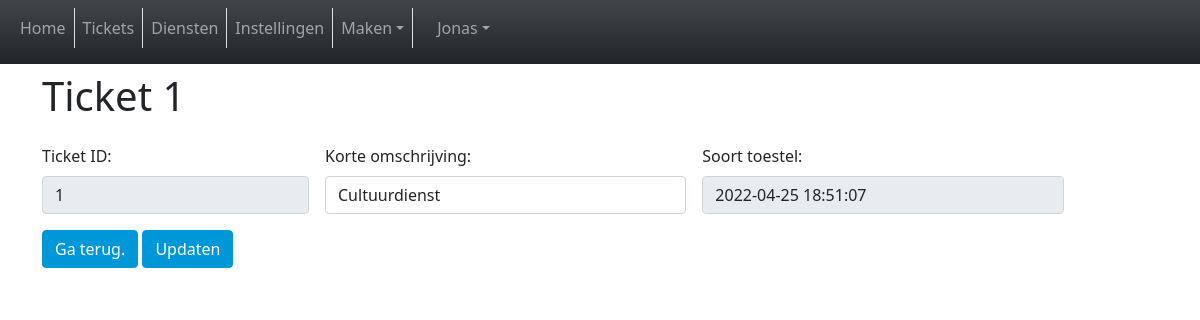
Page /dienst.php?id=1 (signed in) on the committed database.
### tables this page shows
CREATE TABLE `diensten` (
  `dienstID` int(11) NOT NULL,
  `dienst` varchar(150) NOT NULL,
  `dienst_time_aangemaakt` datetime NOT NULL DEFAULT CURRENT_TIMESTAMP
);

### dienst.php (the view, shortened to what this page needs)
<?php
include_once 'includes/dbh.inc.php';
if (!empty($_GET['id'])) {
  $id = $_GET['id'];
}
?>
<!DOCTYPE html>
<html lang="nl">
<head>
  <?php include 'components/head-tags.php';
  include 'components/header.php';
  $sql = "SELECT * FROM `diensten`
            WHERE dienstID ='$id';";
  $result = mysqli_query($conn, $sql);
  ?>
</head>
<body onload="init()">
  <main>
    <div class="container py-3">
      <form class="row g-3" method="POST" action="includes/dienst-update.php">
        <?php
        while ($row = mysqli_fetch_assoc($result)) {
        ?>
          <h1>Ticket <?php echo $id ?></h1>
          <div class="col-md-3">
            <label for="ID" class="form-label">Ticket ID:</label>
            <input type="text" class="form-control" id="dienst_id" name="dienst_id" value="<?php echo $row['dienstID'] ?>" readonly>
          </div>
          <div class="col-md-4">
            <label for="inputPassword4" class="form-label">Korte omschrijving:</label>
            <input type="text" name="dienstnaam" class="form-control" id="dienstnaam" value="<?php echo $row['dienst'] ?>">
          </div>
          <div class="col-md-4">
            <label for="time" class="form-label">Soort toestel:</label>
            <input type="text" class="form-control" id="toestel" name="toestel" value="<?php echo $row['dienst_time_aangemaakt'] ?>" readonly>
          </div>
          <div class="col-12">
            <a href="diensten.php" class="btn btn-primary" tabindex="-1" role="button">Ga terug.</a>
            <button type="submit" class="btn btn-primary" name="submit">Updaten</button>
          </div>
      </form>
    <?php } ?>
    </div>
  </main>
</body>
</html>

### huisstijl/huiststijl.css (style rules this page uses)
:root { --hs-blauw: #0097d8; --hs-grijs: #4b565c; --hs-geel: #fdc51e; --hs-groen: #70b52b; --hs-paars: #644595; --hs-rood: #e32312; --hs-donker-blauw: #3075ba; --hs-donker-geel: #c96d13; --hs-donker-groen: #2b9687; --hs-donker-paars: #972b85; --hs-donker-rood: #8b1812; --hs-donker-blauw-hover: }
.btn-primary { color: #fff; background-color: var(--hs-blauw); border-color: var(--hs-blauw); }
html, body { overflow-x: hidden; }
body { padding-top: 56px; }

### rows in the picture
diensten: dienst_id "1", dienstnaam "Cultuurdienst", toestel "2022-04-25 18:51:07"

### other values in the picture
$_SESSION["usersFname"] "Jonas"
